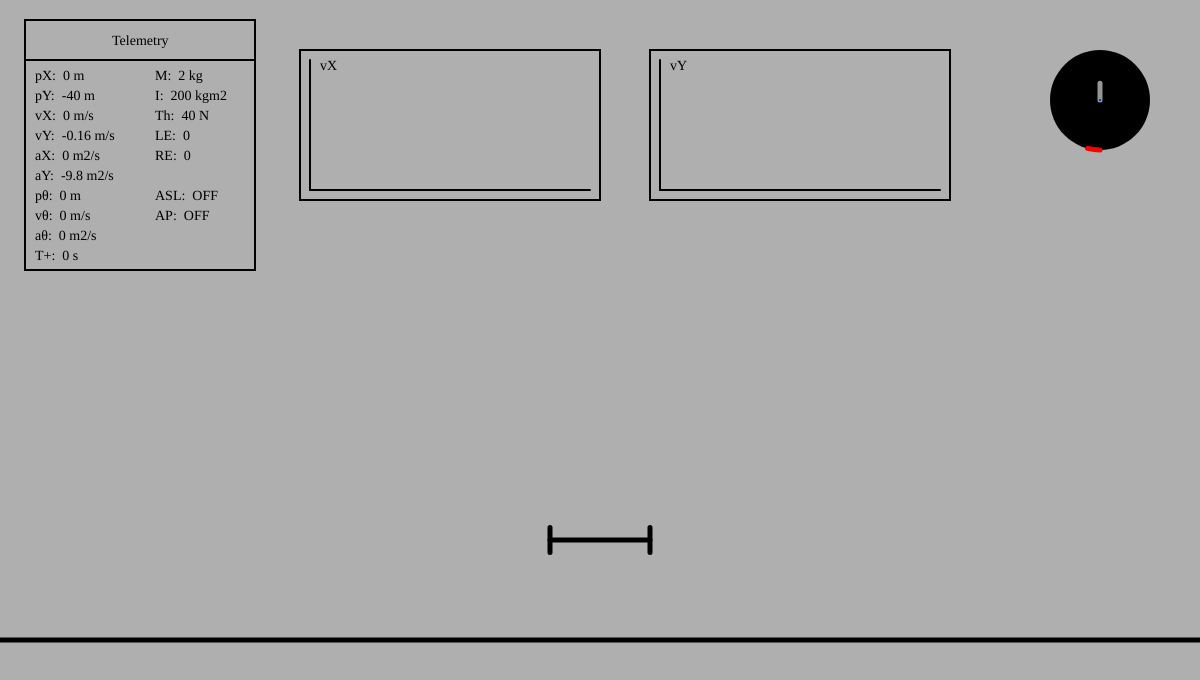
Frame 1 (no input)
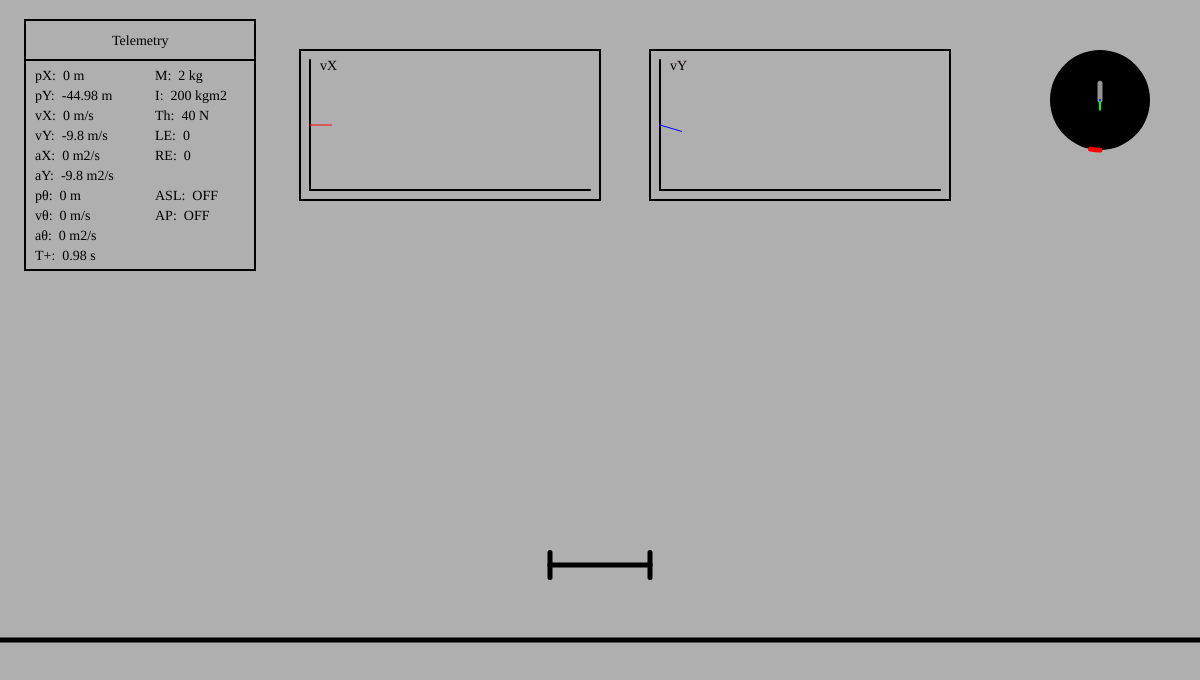
Frame 60 (no input)
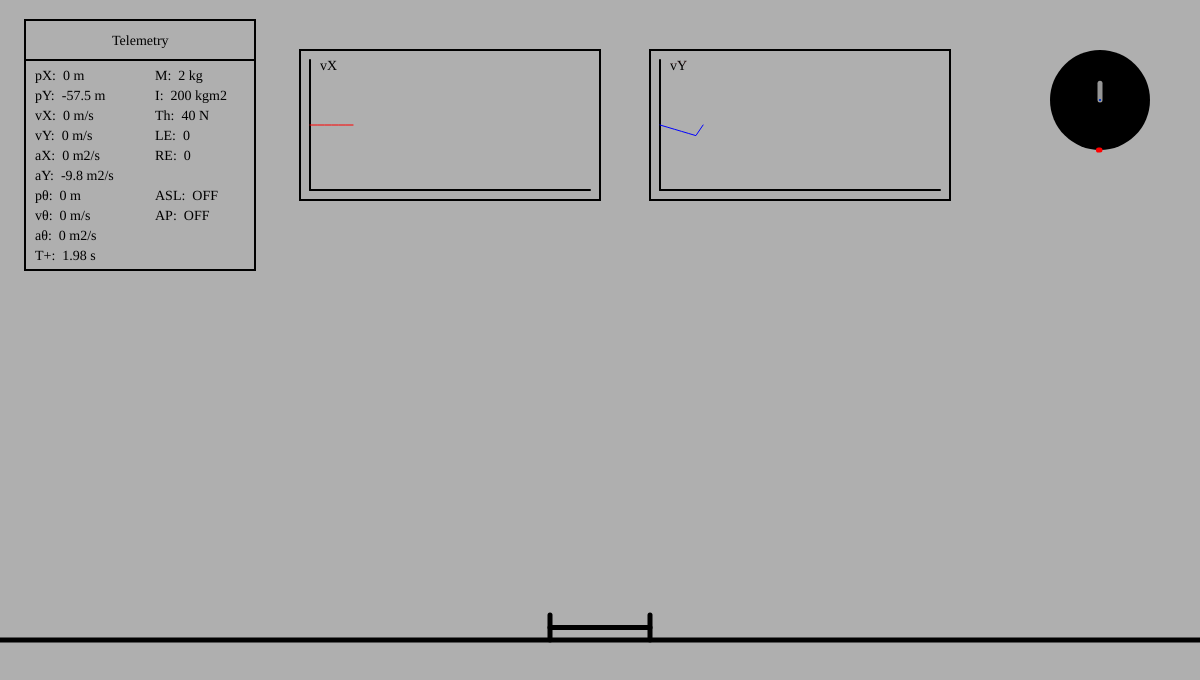
Frame 120 (the mouse pressed at the canvas centre since frame 60)

The p5.js sketch that drew these frames (run headless with seeded random() and noise() and a simulated clock; from frame 60 on, the mouse is pressed at the canvas centre):

// p5.js sketch
// ── sketch.js
let body;

let g;
let e;
let lScale;
let cTime;
let cx, cy;
let ground;

class Hover
{
  constructor() 
  {
    this.mass = 2;
    this.position_x = 0;
    this.position_y = ground + 20;
    this.velocity_x = 0;
    this.velocity_y = 0;
    this.acceleration_x = 0;
    this.acceleration_y = 0;
    this.inertia = 200;
    this.position_ang = 0;
    this.velocity_ang = 0;
    this.acceleration_ang = 0;
    this.length = 20;
    this.height = 5;
    this.thrust = 40;
    this.leftEngine = 0;
    this.rightEngine = 0;
    this.autoPilot = false;
    this.AP_y = 0;
    this.ASL = false; // Automatic Stablization and Landing (ASL)
    this.ASL_smoothness = 50;
    this.updateCorners();

    this.channel_length = 40;
    this.channel_rate = 20;
    this.position_x_channel = [];
    this.position_y_channel = [];
    this.velocity_x_channel = [];
    this.velocity_y_channel = [];
    this.updateChannels();
  }

  updateState(dT)
  {
    if(this.ASL)
    {
      this.autoPilot = true;
      this.AP_y = ground + this.height / 2 + map(this.position_y, ground, ground + 1000, 0, this.ASL_smoothness);
    }

    this.applyAutoPilot();
    this.applyEngines();

    this.velocity_x += this.acceleration_x * dT;
    this.velocity_y += (this.acceleration_y + g) * dT;
    this.position_x += this.velocity_x * dT;
    this.position_y += this.velocity_y * dT;

    this.velocity_ang += this.acceleration_ang * dT;
    this.position_ang += this.velocity_ang * dT;
    if(this.position_ang > PI)
    {
      this.position_ang = -(2 * PI - this.position_ang);
    }
    if(this.position_ang < -PI)
    {
      this.position_ang = (2 * PI + this.position_ang);
    }

    this.updateCorners();
    this.handleGroundCollision();
    this.updateChannels();
  }

  updateChannels()
  {
    if(frameCount % this.channel_rate == 0)
    {
      if(this.position_x_channel.length == this.channel_length)
      {
        this.position_x_channel.splice(0, 1);
        this.position_y_channel.splice(0, 1);
        this.velocity_x_channel.splice(0, 1);
        this.velocity_y_channel.splice(0, 1);
      }
      this.position_x_channel.push([this.position_x, cTime]);
      this.position_y_channel.push([this.position_y, cTime]);
      this.velocity_x_channel.push([this.velocity_x, cTime]);
      this.velocity_y_channel.push([this.velocity_y, cTime]);
    }
  }

  updateCorners()
  {
    //0   1
    //2   3
    var corners = [];
    corners.push(this.rotateCoordinates(this.position_x - (this.length / 2), this.position_y + (this.height / 2)));
    corners.push(this.rotateCoordinates(this.position_x + (this.length / 2), this.position_y + (this.height / 2)));
    corners.push(this.rotateCoordinates(this.position_x - (this.length / 2), this.position_y - (this.height / 2)));
    corners.push(this.rotateCoordinates(this.position_x + (this.length / 2), this.position_y - (this.height / 2)));
    this.corners = corners;
  }

  rotateCoordinates(x, y)
  {
    x -= this.position_x;
    y -= this.position_y;
    var nx = x * cos(this.position_ang) + y * sin(this.position_ang);
    var ny = x * -sin(this.position_ang) + y * cos(this.position_ang);
    nx += this.position_x;
    ny += this.position_y;
    return [nx, ny];
  }

  setInput(up, down, clockwise, anticlockwise)
  {
    if((up || down || clockwise || anticlockwise) && !this.ASL)
    {
      this.autoPilot = false;
    }
    else
    {
      if(!this.autoPilot)
      {
        this.setEngines(0, 0);
      }
      return;
    }
    if(up)
    {
      this.setEngines(1, 1);
    }
    else if(down)
    {
      this.setEngines(-1, -1);
    }
    else if(clockwise)
    {
      this.setEngines(1, -1);
    }
    else if(anticlockwise)
    {
      this.setEngines(-1, 1);
    }
  }

  applyAutoPilot()
  {
    if(this.autoPilot)
    {
      this.setEngines(0, 0);

      var cV = 0.5;
      var dAng = 0.02;
      var dV = 0.05;

      if(abs(this.position_ang) > PI / 4)
      {
        cV *= 6;
      }

      if(this.position_ang > 0)
      {
        cV = -cV;
      }

      if(!this.AP_velocityAng(cV, dV, dAng))
      {
        if(!this.AP_balance(dV, dAng))
        {
          this.AP_hover(this.AP_y);
        }
      }
    }
  }

  AP_velocityAng(target, dV, dAng)
  {
    if(abs(this.velocity_ang - target) > dV && abs(this.position_ang) > dAng)
    {
      if(this.velocity_ang > target)
      {
        this.setEngines(-1, 1);
      }
      else
      {
        this.setEngines(1, -1);
      }
      return true;
    }
    else
    {
      return false;
    }
  }

  AP_balance(dV, dAng)
  {
    if(abs(this.velocity_ang) > dV)
    {
      var dang = Math.pow(this.velocity_ang, 2) / (2 * 2 * (this.thrust * (this.length / 2) / this.inertia));
      if(this.velocity_ang > 0)
      {
        if(abs(this.position_ang + dang) < dAng)
        {
          this.setEngines(-1, 1);
        }
        else if(abs(this.position_ang - dang) < dAng)
        {
          this.setEngines(1, -1);
        }
      }
      else
      {
        if(abs(this.position_ang + dang) < dAng)
        {
          this.setEngines(1, -1);
        }
        else if(abs(this.position_ang - dang) < dAng)
        {
          this.setEngines(-1, 1);
        }
      }
      return true;
    }
    else
    {
      return false;
    }
  }

  AP_hover(height)
  {
    var DH = this.position_y - height;
    if(abs(DH) > 0.1)
    {
      if(DH > 0)
      {
        if(this.velocity_y < -Math.sqrt(abs(2 * (g - this.thrust / this.mass) * DH)))
        {
          this.setEngines(1, 1);
        }
        else
        {
          this.setEngines(0, 0);
        }
      }
      else
      {
        if(this.velocity_y < Math.sqrt(abs(2 * g * DH)))
        {
          this.setEngines(1, 1);
        }
        else
        {
          this.setEngines(0, 0);
        }
      }
      return true;
    }
    else
    {
      return false;
    }
  }

  setEngines(left, right)
  {
    this.leftEngine = left;
    this.rightEngine = right;
  }

  applyEngines()
  {
    this.acceleration_ang = 0;
    this.acceleration_x = 0;
    this.acceleration_y = 0;
    if(this.leftEngine == 1)
    {
      this.acceleration_ang += this.thrust * (this.length / 2) / this.inertia;
      this.acceleration_x += this.thrust * sin(this.position_ang) / this.mass;
      this.acceleration_y += this.thrust * cos(this.position_ang) / this.mass;
    }
    if(this.leftEngine == -1)
    {
      this.acceleration_ang += -this.thrust * (this.length / 2) / this.inertia;
      this.acceleration_x += -this.thrust * sin(this.position_ang) / this.mass;
      this.acceleration_y += -this.thrust * cos(this.position_ang) / this.mass;
    }
    if(this.rightEngine == 1)
    {
      this.acceleration_ang += -this.thrust * (this.length / 2) / this.inertia;
      this.acceleration_x += this.thrust * sin(this.position_ang) / this.mass;
      this.acceleration_y += this.thrust * cos(this.position_ang) / this.mass;
    }
    if(this.rightEngine == -1)
    {
      this.acceleration_ang += this.thrust * (this.length / 2) / this.inertia;
      this.acceleration_x += -this.thrust * sin(this.position_ang) / this.mass;
      this.acceleration_y += -this.thrust * cos(this.position_ang) / this.mass;
    }
  }

  drawBody()
  {
    stroke(0);
    strokeWeight(lScale);
    noFill();
    line((this.corners[0][0] + this.corners[2][0]) * lScale / 2, -(this.corners[0][1] + this.corners[2][1]) * lScale / 2, (this.corners[1][0] + this.corners[3][0]) * lScale / 2, -(this.corners[1][1] + this.corners[3][1]) * lScale / 2);
    line(this.corners[0][0] * lScale, -this.corners[0][1] * lScale, this.corners[2][0] * lScale, -this.corners[2][1] * lScale);
    line(this.corners[1][0] * lScale, -this.corners[1][1] * lScale, this.corners[3][0] * lScale, -this.corners[3][1] * lScale);
  }

  drawExhaust()
  {
    var exhaust = this.thrust * 0.015;
    stroke(255, 0, 0);
    strokeWeight(2);
    noFill();
    if(this.leftEngine == 1)
    {
      var lc = [this.corners[2][0] + exhaust * (this.corners[2][0] - this.corners[0][0]), this.corners[2][1] + exhaust * (this.corners[2][1] - this.corners[0][1])];
      line(this.corners[2][0] * lScale, -this.corners[2][1] * lScale, lc[0] * lScale, -lc[1] * lScale);
    }
    if(this.leftEngine == -1)
    {
      var lc = [this.corners[0][0] + exhaust * (this.corners[0][0] - this.corners[2][0]), this.corners[0][1] + exhaust * (this.corners[0][1] - this.corners[2][1])];
      line(this.corners[0][0] * lScale, -this.corners[0][1] * lScale, lc[0] * lScale, -lc[1] * lScale);
    }
    if(this.rightEngine == 1)
    {
      var rc = [this.corners[3][0] + exhaust * (this.corners[3][0] - this.corners[1][0]), this.corners[3][1] + exhaust * (this.corners[3][1] - this.corners[1][1])];
      line(this.corners[3][0] * lScale, -this.corners[3][1] * lScale, rc[0] * lScale, -rc[1] * lScale);
    }
    if(this.rightEngine == -1)
    {
      var rc = [this.corners[1][0] + exhaust * (this.corners[1][0] - this.corners[3][0]), this.corners[1][1] + exhaust * (this.corners[1][1] - this.corners[3][1])];
      line(this.corners[1][0] * lScale, -this.corners[1][1] * lScale, rc[0] * lScale, -rc[1] * lScale);
    }
  }

  drawBoundary()
  {
    stroke(0, 255, 0);
    strokeWeight(2);
    noFill();
    line(this.corners[0][0] * lScale, -this.corners[0][1] * lScale, this.corners[1][0] * lScale, -this.corners[1][1] * lScale);
    line(this.corners[1][0] * lScale, -this.corners[1][1] * lScale, this.corners[3][0] * lScale, -this.corners[3][1] * lScale);
    line(this.corners[3][0] * lScale, -this.corners[3][1] * lScale, this.corners[2][0] * lScale, -this.corners[2][1] * lScale);
    line(this.corners[2][0] * lScale, -this.corners[2][1] * lScale, this.corners[0][0] * lScale, -this.corners[0][1] * lScale);
  }

  drawGimbal(radius=50, maxheight=500)
  {
    var px = cx - 100;
    var py = -cy + 100;
    var tx = px;
    var ty = py - radius / 3;
    tx -= px;
    ty -= py;
    var nx = tx * cos(this.position_ang) + ty * sin(this.position_ang);
    var ny = tx * -sin(this.position_ang) + ty * cos(this.position_ang);
    nx *= -1;
    nx += px;
    ny += py;

    strokeWeight(0);
    fill(0);
    circle(px, py, 2 * radius);

    stroke(150);
    strokeWeight(lScale);
    noFill();
    line(px, py, nx, ny);

    stroke(255, 0, 0);
    arc(px, py, 2 * radius, 2 * radius, PI / 2, PI / 2 + map(this.position_y, ground, ground + maxheight, 0, 2 * PI));

    strokeWeight(2);
    stroke(0, 255, 0);
    line(px, py, px, py - (this.velocity_y < -radius ? -radius : (this.velocity_y > radius ? radius : this.velocity_y)));

    stroke(0, 0, 255);
    line(px, py, px + (this.velocity_x < -radius ? -radius : (this.velocity_x > radius ? radius : this.velocity_x)), py);
  }

  drawTelemetry()
  {
    let sx = -cx + 35;
    let sy = -cy + 80;
    let dx = 120;
    let dy = 20;
    fill(0, 0, 0, 0);
    stroke(0);
    strokeWeight(2);
    rect(sx - 10, sy - 60, 230, 250);
    line(sx - 10, sy - 20, sx + 220, sy - 20);
    fill(0);
    strokeWeight(0);
    textSize(14);
    textFont('Georgia');
    text("Telemetry", sx + 77, sy - 35);
    text("pX:  " + round(this.position_x, 2) + " m", sx + 0 * dx, sy + 0 * dy);
    text("pY:  " + round(this.position_y, 2) + " m", sx + 0 * dx, sy + 1 * dy);
    text("vX:  " + round(this.velocity_x, 2) + " m/s", sx + 0 * dx, sy + 2 * dy);
    text("vY:  " + round(this.velocity_y, 2) + " m/s", sx + 0 * dx, sy + 3 * dy);
    text("aX:  " + round(this.acceleration_x, 2) + " m2/s", sx + 0 * dx, sy + 4 * dy);
    text("aY:  " + round(this.acceleration_y + g, 2) + " m2/s", sx + 0 * dx, sy + 5 * dy);
    text("pθ:  " + round(this.position_ang, 2) + " m", sx + 0 * dx, sy + 6 * dy);
    text("vθ:  " + round(this.velocity_ang, 2) + " m/s", sx + 0 * dx, sy + 7 * dy);
    text("aθ:  " + round(this.acceleration_ang, 2) + " m2/s", sx + 0 * dx, sy + 8 * dy);
    text("T+:  " + round(cTime, 2) + " s", sx + 0 * dx, sy + 9 * dy);

    text("M:  " + round(this.mass, 2) + " kg", sx + 1 * dx, sy + 0 * dy);
    text("I:  " + round(this.inertia, 2) + " kgm2", sx + 1 * dx, sy + 1 * dy);
    text("Th:  " + round(this.thrust, 2) + " N", sx + 1 * dx, sy + 2 * dy);
    text("LE:  " + this.leftEngine, sx + 1 * dx, sy + 3 * dy);
    text("RE:  " + this.rightEngine, sx + 1 * dx, sy + 4 * dy);
    text("ASL:  " + (this.ASL ? "ON" : "OFF"), sx + 1 * dx, sy + 6 * dy);
    text("AP:  " + (this.autoPilot ? "ON" : "OFF"), sx + 1 * dx, sy + 7 * dy);
    if(this.autoPilot)
    {
      text("APY:  " + round(this.AP_y, 2) + " m", sx + 1 * dx, sy + 8 * dy);
    }
  }

  drawAllGraphs()
  {
    // sx, sy, width, height, padding, channel array, (y axis bounds), color, label
    // this.drawGraph(-cx + 25, -cy + 290, 300, 150, 10, this.position_x_channel, -100, 100, color(255, 0, 0), "pX");
    // this.drawGraph(-cx + 25, -cy + 460, 300, 150, 10, this.position_y_channel, ground, ground + 500, color(0, 0, 255), "pY");
    this.drawGraph(-300, -cy + 50, 300, 150, 10, this.velocity_x_channel, -50, 50, color(255, 0, 0), "vX");
    this.drawGraph(50, -cy + 50, 300, 150, 10, this.velocity_y_channel, -100, 100, color(0, 0, 255), "vY");
  }

  drawGraph(sx, sy, wdt, hgt, pad, data, minv, maxv, color, label)
  {
    fill(0);
    strokeWeight(0);
    textSize(14);
    textFont('Georgia');
    text(label, sx + 2 * pad, sy + 2 * pad);

    noFill();
    stroke(0);
    strokeWeight(2);
    rect(sx, sy, wdt, hgt);
    line(sx + pad, sy + hgt - pad, sx + wdt - pad, sy + hgt - pad);
    line(sx + pad, sy + pad, sx + pad, sy + hgt - pad);
    stroke(color);
    strokeWeight(1);
    beginShape();
    for(var i = 0;i < data.length;i ++)
    {
      var py = data[i][0];
      var px = data[i][1];
      py = max(minv, py);
      py = min(maxv, py);
      py = map(py, minv, maxv, sy + hgt - pad, sy + pad);
      px = map(i, 0, this.channel_length - 1, sx + pad, sx + wdt - pad);
      vertex(px, py);
    }
    endShape();
  }
  
  handleGroundCollision()
  {
    var lowCorner = min(this.corners[0][1], this.corners[1][1], this.corners[2][1], this.corners[3][1]);
    if(lowCorner < ground)
    {
      this.reset();
      this.updateCorners();
    }
  }

  reset()
  {
    this.velocity_x = 0;
    this.acceleration_x = 0;
    this.position_y = ground + this.height / 2;
    this.velocity_y = 0;
    this.acceleration_y = 0;
    this.position_ang = 0;
    this.velocity_ang = 0;
    this.acceleration_ang = 0;
    this.autoPilot = false;
    this.ASL = false;
  }
}

function setup()
{
  createCanvas(1200, 680);

  cx = width / 2;
  cy = height / 2;

  cTime = 0;
  g = -9.8;
  e = 0.5;
  lScale = 5;
  ground = -60;

  body = new Hover();
}

function draw()
{
  background(175);
  translate(cx, cy);

  let dT = min(deltaTime, 50) / 1000;
  drawGround();
  handleBody(body, dT);
  cTime += dT;
}

function drawGround()
{
  stroke(0);
  strokeWeight(lScale);
  line((-width / 2) * lScale, (-ground) * lScale, (width / 2) * lScale, (-ground) * lScale);
}

function handleBody(body, dT)
{
  body.setInput(keyIsDown(38) || keyIsDown(87), keyIsDown(40) || keyIsDown(83), keyIsDown(37) || keyIsDown(65), keyIsDown(39) || keyIsDown(68));
  if(keyIsDown(79))
  {
    body.ASL = true;
  }
  else if(keyIsDown(80))
  {
    body.ASL = false;
  }
  if(keyIsDown(90))
  {
    body.autoPilot = true;
    body.AP_y = body.position_y;
  }
  else if(keyIsDown(88))
  {
    body.autoPilot = false;
  }
  body.updateState(dT);
  body.drawBody();
  body.drawExhaust();
  // body.drawBoundary();
  body.drawGimbal();
  body.drawTelemetry();
  body.drawAllGraphs();
}
